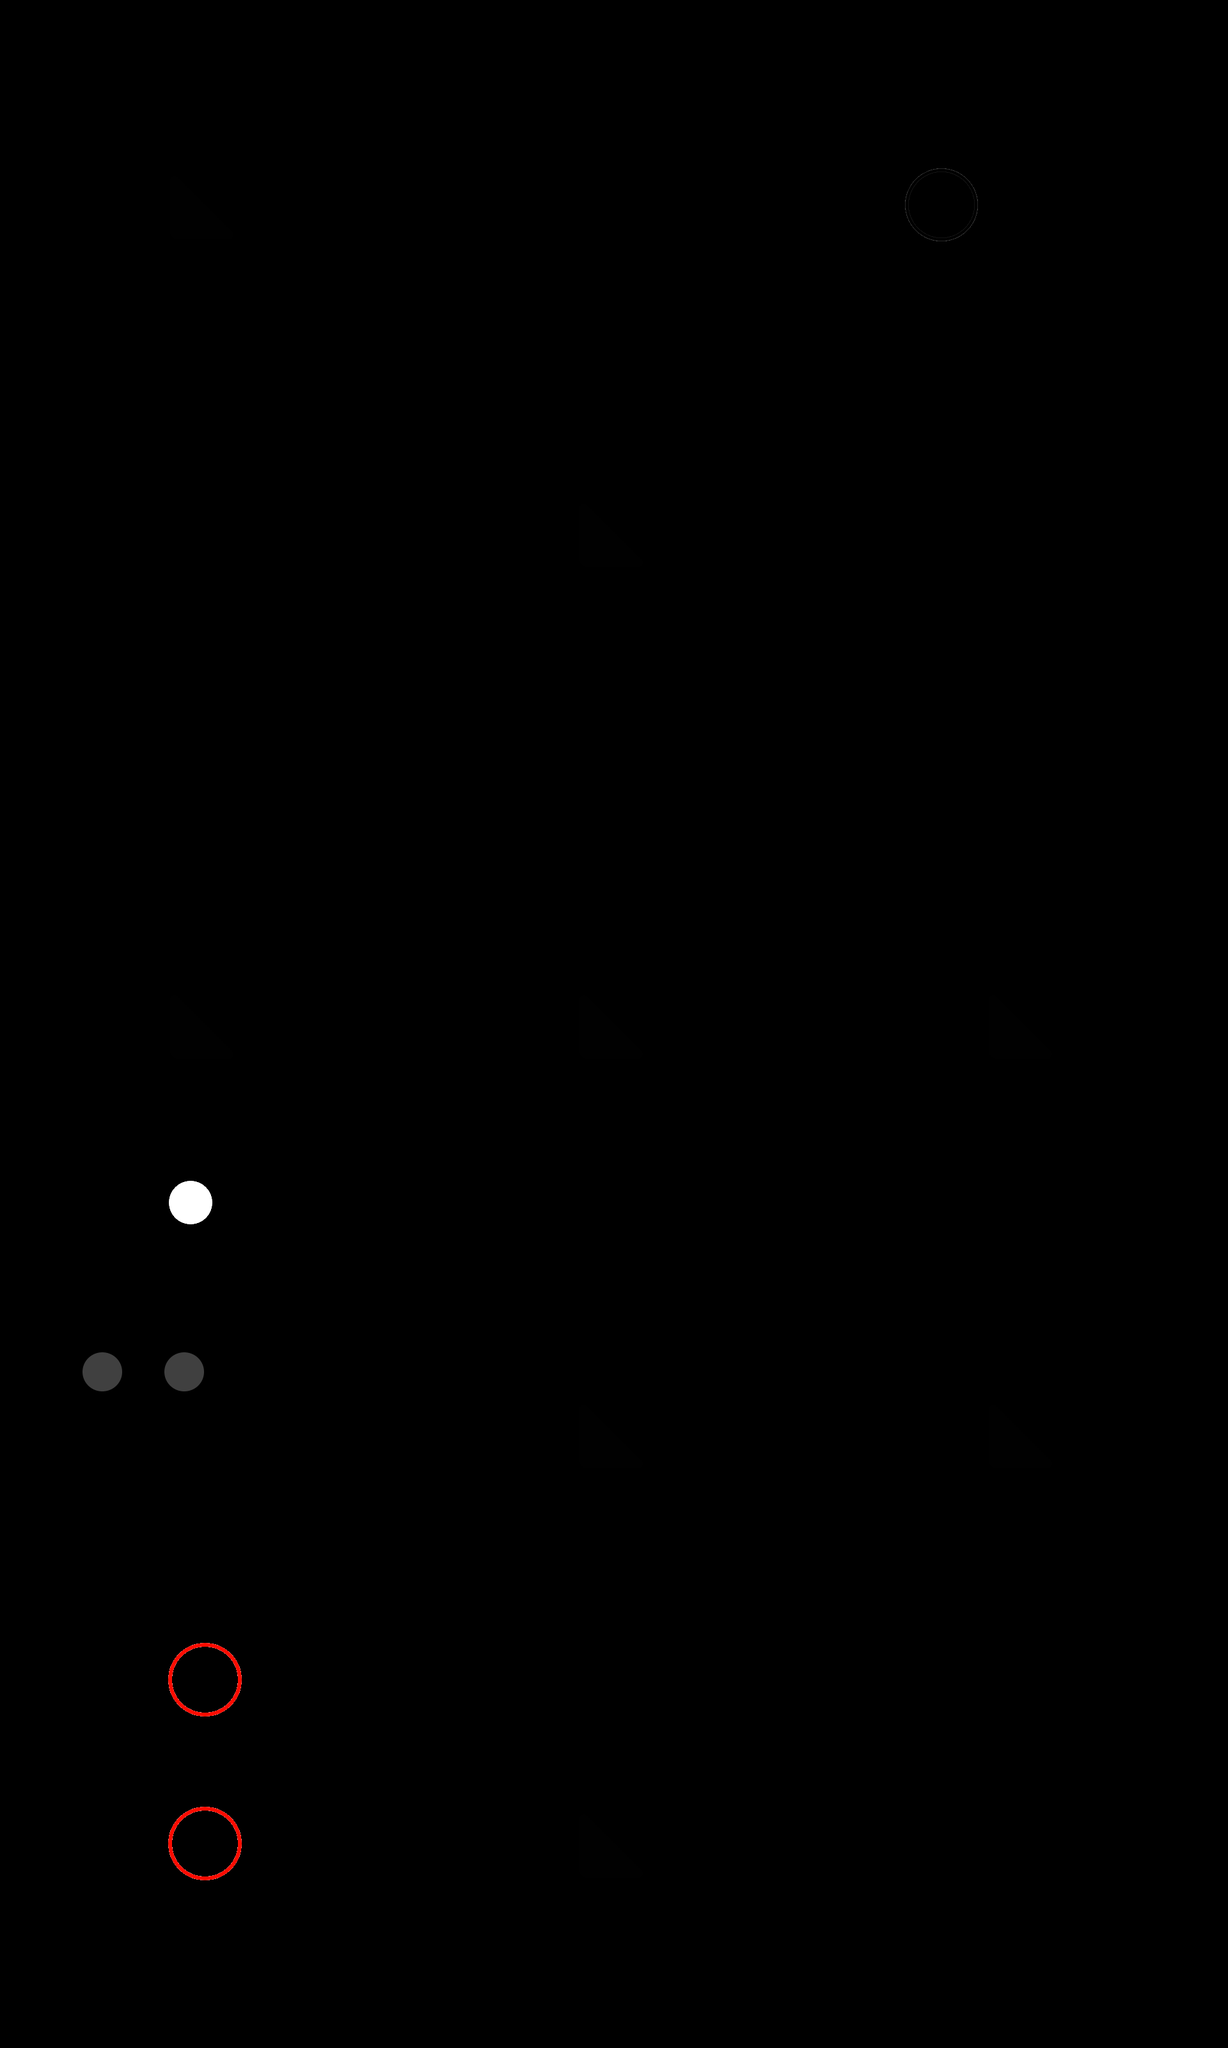

Rendered tile map (Tiled .tmx) drawn with the repository's tilesets; below, a short description and the map source with its tile grids summarised:
An orthogonal 15x25 tile map with 128x128 px tiles, 2 tile layers (tilelayer, settingslayer) and 18 objects.

<map version="1.0" tiledversion="1.0.3" orientation="orthogonal" renderorder="right-down" width="15" height="25" tilewidth="128" tileheight="128" nextobjectid="194">
 <tileset firstgid="1" source="untitled.tsx" />
 <layer name="tilelayer" width="15" height="25">
  <data>[375 cells, 18 non-empty, 6 distinct tile ids]</data>
 </layer>
 <layer name="settingslayer" width="15" height="25">
  <properties>
   <property name="ambientlight" type="float" value="0.95" />
   <property name="scale" type="float" value="2.5" />
  </properties>
  <data>[375 cells, 0 non-empty, 0 distinct tile ids]</data>
 </layer>
 <objectgroup name="mirrors">
  <object id="171" gid="2" x="896" y="2944" width="128" height="128">
   <properties>
    <property name="id" type="int" value="-1" />
    <property name="startingaction" value="enable" />
    <property name="toggleid" type="int" value="-11" />
   </properties>
  </object>
  <object id="172" gid="2" x="1536" y="2304" width="128" height="128">
   <properties>
    <property name="id" type="int" value="-3" />
    <property name="startingaction" value="enable" />
    <property name="toggleid" type="int" value="-11" />
   </properties>
  </object>
  <object id="173" gid="2" x="896" y="1664" width="128" height="128">
   <properties>
    <property name="id" type="int" value="-5" />
    <property name="startingaction" value="enable" />
    <property name="toggleid" type="int" value="-11" />
   </properties>
  </object>
  <object id="174" gid="2" x="256" y="384" width="128" height="128">
   <properties>
    <property name="id" type="int" value="-8" />
    <property name="startingaction" value="enable" />
    <property name="toggleid" type="int" value="-11" />
   </properties>
  </object>
  <object id="186" gid="2" x="896" y="2304" width="128" height="128">
   <properties>
    <property name="id" type="int" value="-2" />
    <property name="startingaction" value="disable" />
    <property name="toggleid" type="int" value="-11" />
   </properties>
  </object>
  <object id="188" gid="2" x="1536" y="1664" width="128" height="128">
   <properties>
    <property name="id" type="int" value="-4" />
    <property name="startingaction" value="disable" />
    <property name="toggleid" type="int" value="-11" />
   </properties>
  </object>
  <object id="189" gid="2" x="896" y="896" width="128" height="128">
   <properties>
    <property name="id" type="int" value="-6" />
    <property name="startingaction" value="disable" />
    <property name="toggleid" type="int" value="-11" />
   </properties>
  </object>
  <object id="190" gid="2" x="256" y="1664" width="128" height="128">
   <properties>
    <property name="id" type="int" value="-7" />
    <property name="startingaction" value="disable" />
    <property name="toggleid" type="int" value="-11" />
   </properties>
  </object>
 </objectgroup>
 <objectgroup name="pelletends">
  <object id="192" gid="4" x="1408" y="384" width="128" height="128" />
 </objectgroup>
 <objectgroup name="pelletstarts">
  <object id="175" gid="3" x="256" y="2688" width="128" height="128">
   <properties>
    <property name="firedirections" value="u" />
    <property name="initialdelay" type="float" value="3" />
    <property name="pelletpause" type="float" value="3" />
   </properties>
  </object>
  <object id="176" gid="3" x="256" y="2944" width="128" height="128">
   <properties>
    <property name="firedirections" value="r" />
    <property name="initialdelay" type="float" value="2" />
    <property name="pelletpause" type="float" value="0.5" />
   </properties>
  </object>
 </objectgroup>
 <objectgroup name="trackpoints">
  <object id="184" gid="6" x="256" y="2304" width="64" height="64">
   <properties>
    <property name="groupcolor" type="color" value="#ff4d00b7" />
    <property name="groupnum" type="int" value="0" />
    <property name="id" type="int" value="-10" />
    <property name="linkedid" type="int" value="-12" />
   </properties>
  </object>
  <object id="185" gid="6" x="128" y="2304" width="64" height="64">
   <properties>
    <property name="groupnum" type="int" value="0" />
    <property name="id" type="int" value="-9" />
   </properties>
  </object>
 </objectgroup>
 <objectgroup name="blocks">
  <object id="177" gid="1" x="896" y="2048" width="128" height="128" />
  <object id="178" gid="1" x="896" y="1920" width="128" height="128" />
  <object id="179" gid="1" x="512" y="2304" width="128" height="128">
   <properties>
    <property name="id" type="int" value="-12" />
   </properties>
  </object>
  <object id="180" gid="1" x="256" y="1792" width="128" height="128" />
 </objectgroup>
 <objectgroup name="toggles">
  <object id="191" gid="5" x="256" y="1920" width="83" height="83">
   <properties>
    <property name="id" type="int" value="-11" />
    <property name="isbutton" type="bool" value="false" />
    <property name="startson" type="bool" value="false" />
   </properties>
  </object>
 </objectgroup>
 <objectgroup name="wallportals" />
</map>
